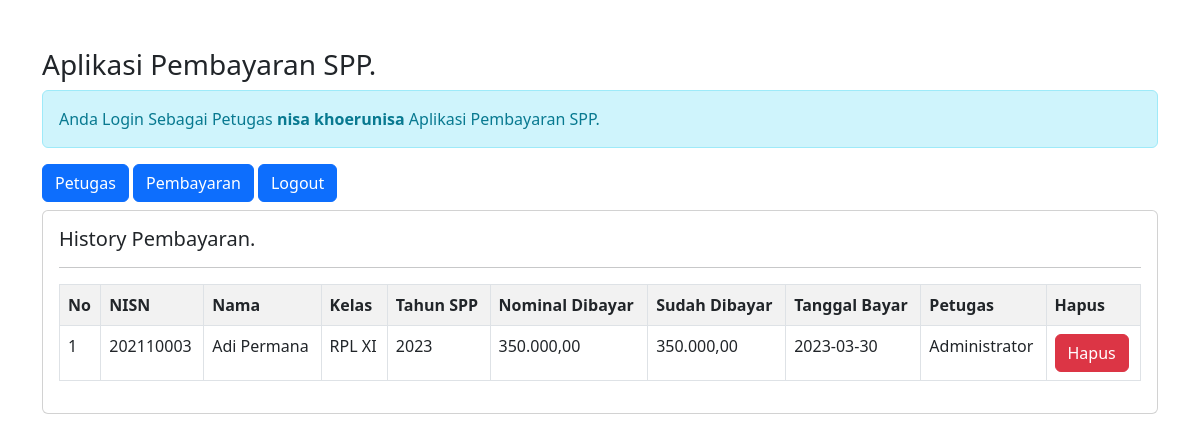
The page /petugas/petugas.php?url=history-pembayaran&nisn=202110003 (signed in) on the database its author committed.
### tables this page shows
CREATE TABLE `pembayaran` (
  `id_pembayaran` int(11) NOT NULL,
  `id_petugas` int(11) NOT NULL,
  `nisn` varchar(10) NOT NULL,
  `tgl_bayar` date NOT NULL,
  `bulan_dibayar` varchar(8) NOT NULL,
  `tahun_dibayar` varchar(4) NOT NULL,
  `id_spp` int(11) NOT NULL,
  `jumlah_bayar` int(11) NOT NULL
);

CREATE TABLE `siswa` (
  `nisn` char(10) NOT NULL,
  `nis` char(8) NOT NULL,
  `nama` varchar(35) NOT NULL,
  `id_kelas` int(11) NOT NULL,
  `alamat` text NOT NULL,
  `no_telp` varchar(13) NOT NULL,
  `id_spp` int(11) NOT NULL
);

CREATE TABLE `kelas` (
  `id_kelas` int(11) NOT NULL,
  `nama_kelas` varchar(10) NOT NULL,
  `kompetensi_keahlian` varchar(50) NOT NULL
);

CREATE TABLE `spp` (
  `id_spp` int(11) NOT NULL,
  `tahun` int(11) NOT NULL,
  `nominal` int(11) NOT NULL
);

CREATE TABLE `petugas` (
  `id_petugas` int(11) NOT NULL,
  `username` varchar(25) NOT NULL,
  `password` varchar(32) NOT NULL,
  `nama_petugas` varchar(35) NOT NULL,
  `level` enum('admin','petugas') NOT NULL
);

### petugas/history-pembayaran.php (the view)
<?php
$nisn = $_GET['nisn'];
?>
<h5>History Pembayaran.</h5>
<hr>
<table class="table table-striped table-bordered">
	<tr class="fw-bold">
		<td>No</td>
		<td>NISN</td>
		<td>Nama</td>
		<td>Kelas</td>
		<td>Tahun SPP</td>
		<td>Nominal Dibayar</td>
		<td>Sudah Dibayar</td>
		<td>Tanggal Bayar</td>
		<td>Petugas</td>
		<td>Hapus</td>
	</tr>
	<?php
	include'../koneksi.php';
	$no = 1;
	$sql = "SELECT*FROM pembayaran,siswa,kelas,spp,petugas WHERE pembayaran.nisn=siswa.nisn AND siswa.id_kelas=kelas.id_kelas AND pembayaran.id_spp=spp.id_spp AND pembayaran.id_petugas=petugas.id_petugas AND pembayaran.nisn='$nisn' ORDER BY tgl_bayar DESC";
	$query = mysqli_query($koneksi, $sql);
	foreach($query as $data){
		?>
		<tr>
			<td><?= $no++; ?></td>
			<td><?= $data['nisn'] ?></td>
			<td><?= $data['nama'] ?></td>
			<td><?= $data['nama_kelas'] ?></td>
			<td><?= $data['tahun'] ?></td>
			<td><?= number_format($data['nominal'],2,',','.'); ?></td>
			<td><?= number_format($data['jumlah_bayar'],2,',','.'); ?></td>
			<td><?= $data['tgl_bayar'] ?></td>
			<td><?= $data['nama_petugas'] ?></td>
			<td>
				<a href="?url=hapus-pembayaran&id_pembayaran=<?= $data['id_pembayaran'] ?>" class='btn btn-danger'>Hapus</a>
			</td>
		</tr>
	<?php } ?>
</table>

### rows shown on the page
pembayaran: siswa.nisn "202110003", siswa.nama "Adi Permana", kelas.nama_kelas "RPL XI", id_spp.tahun "2023", id_spp.nominal "350.000,00", jumlah_bayar "350.000,00", tgl_bayar "2023-03-30", id_petugas.nama_petugas "Administrator"

### other values the page prints
$_SESSION['nama_petugas'] "nisa khoerunisa"
